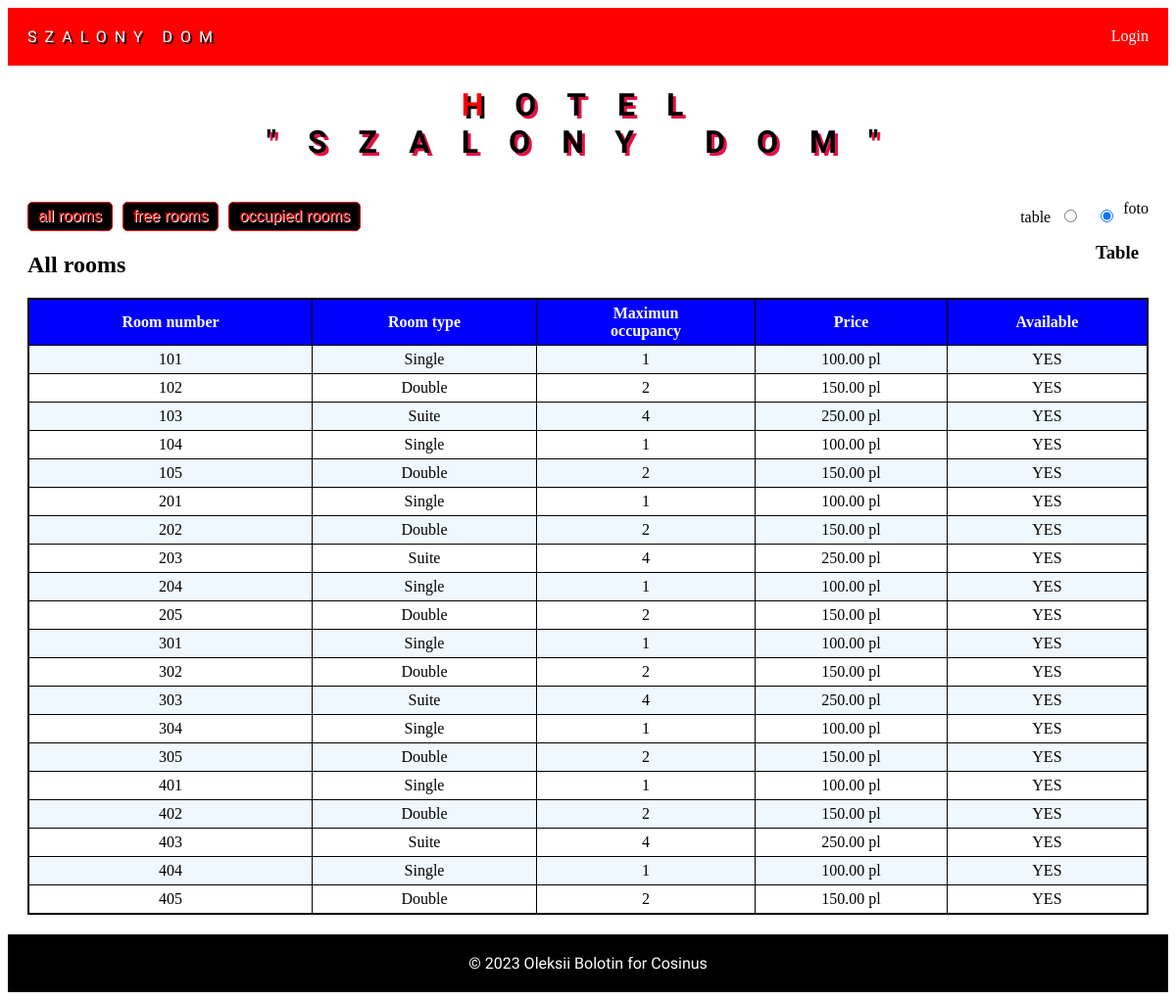
/, run on an earlier commit of the app's database.
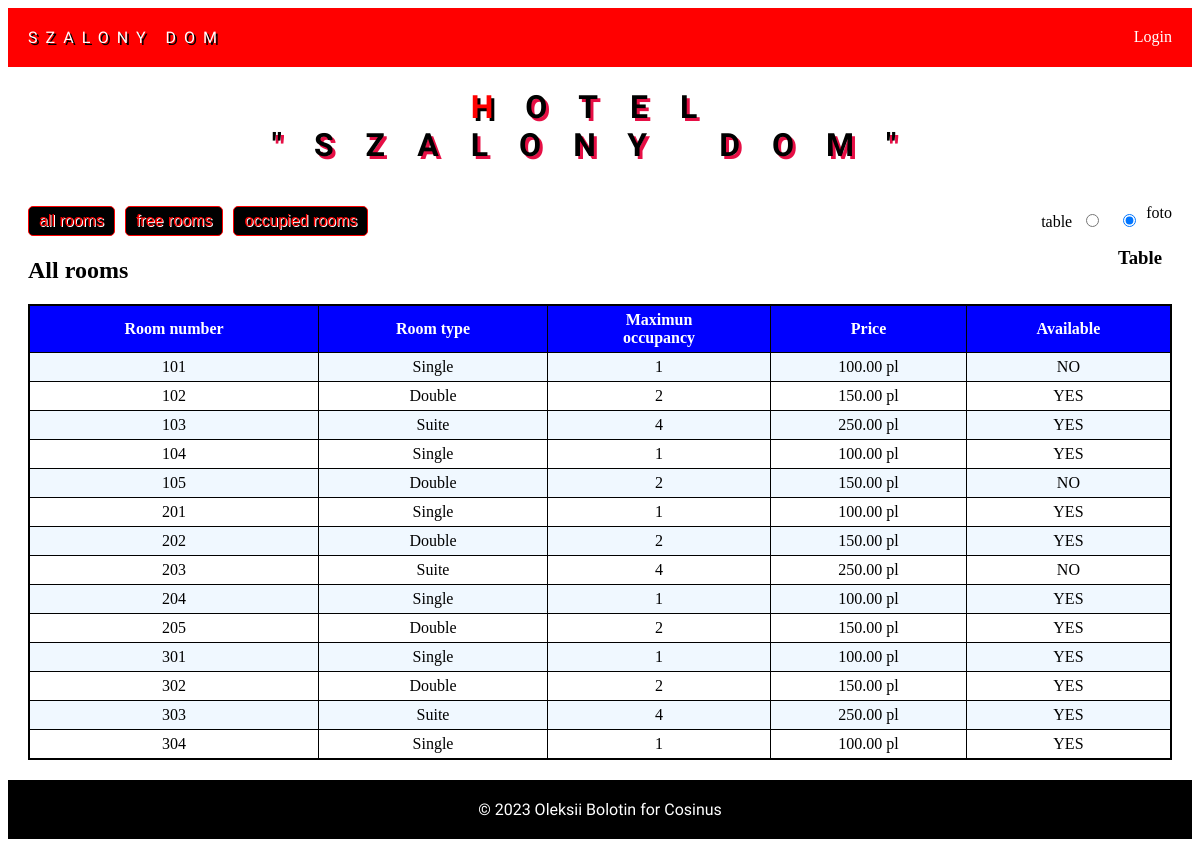
And on a later commit of the database.
### tables this page shows
CREATE TABLE Room (
    room_number INT NOT NULL,
    room_type VARCHAR(50) NOT NULL,
    room_price DECIMAL(10, 2) NOT NULL,
    max_occupancy INT NOT NULL,
    available BOOLEAN NOT NULL,
    floor INT NOT NULL,
    img VARCHAR(350) NOT NULL,
    PRIMARY KEY (room_number)
);

### index.php (the view, shortened to what this page needs)
<!DOCTYPE html>
<html lang="pl">
<head>
    <link rel="stylesheet" href="style.css">
  </head>
  <body>
    <header>
    <a href="index.php" class="logo">Szalony dom</a>
    <a href="login.php" class="login"><span>Login</span></a>
    </header>
    <main>
    <h1>hotel</br>"Szalony dom"</h1>
    <?php
		$servername = "localhost";
		$username = "root";
		$password = "";
		$dbname = "hotel";
		$conn = mysqli_connect($servername, $username, $password, $dbname);
    if (isset($_POST['available'])) {
        switch ($_POST['available']) {
        case '0':
            $sql = "SELECT * FROM Room";
            $str="All rooms";
            break;
        case '1':
            $sql = "SELECT * FROM Room WHERE available = TRUE";
            $str="Free rooms";
            break;
        case '2':
            $sql = "SELECT * FROM Room WHERE available = FALSE";
          $str="Occupied rooms";
            break;
            default:
            $sql = "SELECT * FROM Room";
            $str="All rooms";
    }
}else{
   $sql = "SELECT * FROM Room";
            $str="All rooms";
}
$result = mysqli_query($conn, $sql);
		if (mysqli_num_rows($result) >
    0) {
   echo " <section class='main'>
<div class='view'>
  <h2>$str</h2>";
  if (isset($_POST['view'])) {
     $view=$_POST['view']; }  else $view='true';
        if ($view=='true') {
           echo "<h3>Table</h3></div>";
   echo "<table>";
          echo "<tr>
        <th>Room number</th>
        <th>Room type</th>
        <th>Maximun</br>occupancy</th>
        <th>Price</th>
        <th>Available</th>
      </tr>";
       while ($row = mysqli_fetch_assoc($result)) {
        $a = $row["available"] ? 'YES' : 'NO';
         echo "
      <tr>
        <td>" . $row["room_number"] . "</td>
        <td>" . $row["room_type"] . "</td>
        <td>" . $row["max_occupancy"] . "</td>
        <td>" . $row["room_price"] . " pl</td>
        <td>" . $a . "</td>
      </tr> ";
     }
       echo "</table>";
    }
}
     ?>
           <form class="index__form" method="POST">
        <div class="avilable">
 <button name="available" type="submit" value="0">all rooms</button>
 <button name="available" type="submit" value="1">free rooms</button>
 <button name="available" type="submit" value="2">occupied rooms</button>
</div>
 <div class="view">
  <label> table
    <?php
    if ($_SESSION["v"]==='true'){
echo '<input type="radio" name="view" value="true" checked>
  <input type="radio" name="view" value="false">';
    }else{
      echo '<input type="radio" name="view" value="true">
  <input type="radio" name="view" value="false" checked>';
    }
  ?>
  </label>foto
 </div>
</form>
</section>
</main>
<footer>
  © 2023 Oleksii Bolotin for Cosinus
</footer>
  </body>
</html>

What changed in the data, as far as the page shows it:
removed room: room_number "305", room_type "Double", max_occupancy "2", room_price "150.00", available "YES"
removed room: room_number "401", room_type "Single", max_occupancy "1", room_price "100.00", available "YES"
removed room: room_number "402", room_type "Double", max_occupancy "2", room_price "150.00", available "YES"
removed room: room_number "403", room_type "Suite", max_occupancy "4", room_price "250.00", available "YES"
removed room: room_number "404", room_type "Single", max_occupancy "1", room_price "100.00", available "YES"
removed room: room_number "405", room_type "Double", max_occupancy "2", room_price "150.00", available "YES"
changed room id 101: available "YES" → "NO"
changed room id 105: available "YES" → "NO"
changed room id 203: available "YES" → "NO"
